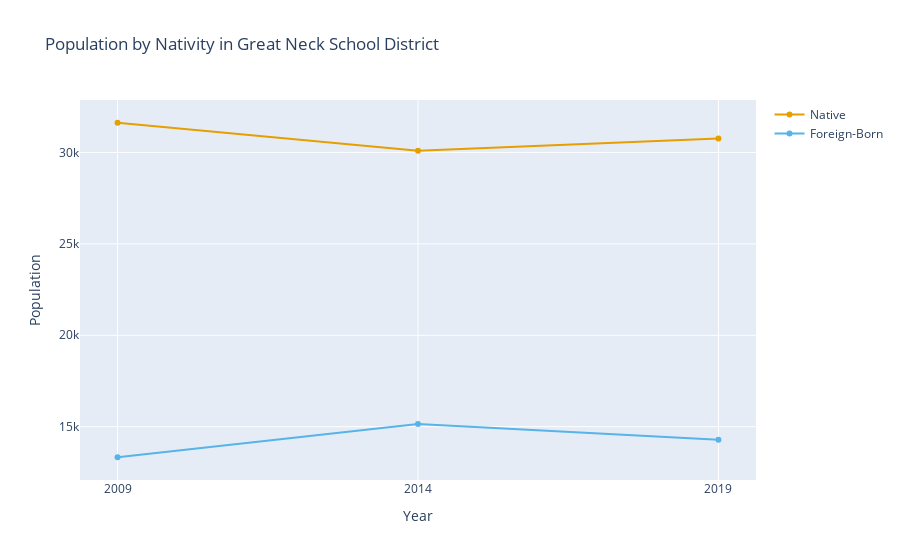

The cell this chart's notebook holds for it:
### Markdown cell above
These graphs will render interactively on your local machine. However, github can only render them as static images. 

There is an optional parameter `y_cols` that allows you to render only a portion of the data:

### Code cell
graph_multiyear(
    df=df,
    title="Population by Nativity in Great Neck School District",
    yaxis_title="Population",
    y_cols=["Native", "Foreign-Born"],
)

### Figure 1 — Plotly figure (JSON) as saved in the notebook; plotly's stock layout.template omitted (floating-point values rounded to 4 significant figures)
{"data": [{"hovertemplate": "Year: %{x}<br>Native: %{y:,}<extra></extra>", "line": {"color": "#E69F00"}, "mode": "lines+markers", "name": "Native", "type": "scatter", "x": [2009, 2014, 2019], "y": [31623, 30096, 30755]}, {"hovertemplate": "Year: %{x}<br>Foreign-Born: %{y:,}<extra></extra>", "line": {"color": "#56B4E9"}, "mode": "lines+markers", "name": "Foreign-Born", "type": "scatter", "x": [2009, 2014, 2019], "y": [13330, 15153, 14289]}], "layout": {"title": {"text": "Population by Nativity in Great Neck School District"}, "xaxis": {"tickmode": "array", "ticktext": ["2009", "2014", "2019"], "tickvals": [2009, 2014, 2019], "title": {"text": "Year"}}, "yaxis": {"title": {"text": "Population"}}}}
